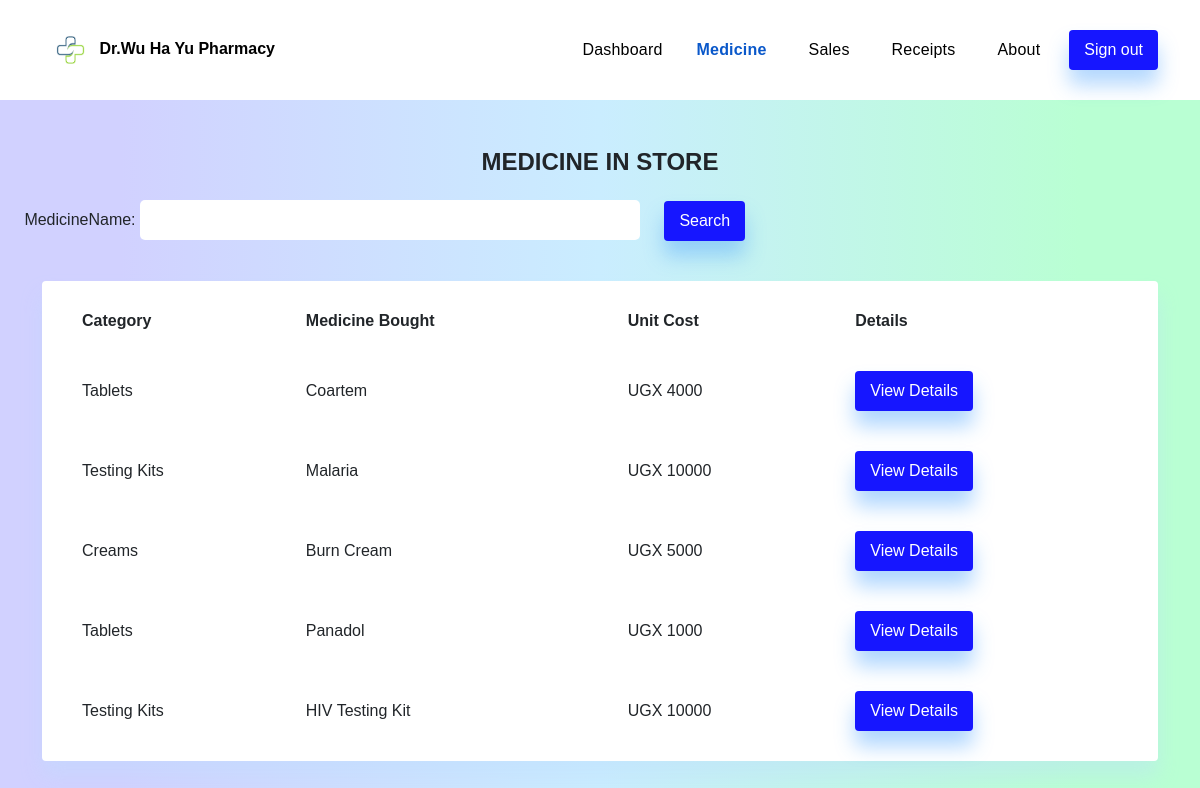
/medicine/, run on the app's committed database.
### pharmacyapp/models.py (models this page shows, shortened)
class Product(models.Model):
    categoryName = models.ForeignKey(Category, on_delete= models.CASCADE, null = True, blank = True)
    medicineName = models.CharField(max_length =50, null =True, blank =True)
    quantityinStore = models.IntegerField(default=0)
    receivedQuantity = models.IntegerField(default=0)
    quantitySold = models.IntegerField(default =0)
    cost = models.IntegerField(default =0)
    expiredQuantity = models.IntegerField(default =0)
    unitCost = models.IntegerField(default =0)
    expiryDate = models.DateField(null=True, blank=True)
    @property
    def expiredQuantity(self):
        if self.expiryDate < datetime.date.today():
            return self.quantityinStore
        else:
            return 0

class Category(models.Model):
    name = models.CharField(max_length = 50, null = True, blank = True)
    def __str__(self):
        return self.name

### pharmacyapp/views.py (the view)
# urls.py: path('medicine/', views.medicine, name='medicine'),
def medicine(request):
    products = Product.objects.all().order_by('-id')
    product_filters = Product_filter(request.GET,queryset = products)
    products = product_filters.qs
    return render(request, 'products/medicine.html', {'products':products, 'product_filters': product_filters})

### templates/products/medicine.html (shortened to what this page needs)
<!DOCTYPE html>
<html lang="en">
<head>
    <link rel="stylesheet" href="/static/css/styles.css">
    <link href="https://cdn.jsdelivr.net/npm/bootstrap@5.3.0-alpha3/dist/css/bootstrap.min.css" rel="stylesheet">
</head>
<body style="background-image: linear-gradient(to right, #d1d1ff 10%, #caedff 50%, #b9ffd3 90%);">
<nav class="navbar navbar-expand-lg">
    <div class="container">
      <a class="navbar-brand" href="{% url 'index' %}" style="font-size: 16px; font-weight: 800;"> <img src="/static/images/logo.png" height="46px" alt="Dr.Wu Ha Yu Logo"/>Dr.Wu Ha Yu Pharmacy </a>
        <div class="d-flex align-items-center">
          <a href="{% url 'index' %}"><button type="button" class="btn btn-link  me-2">Dashboard</button></a>
          <a href="{% url 'medicine' %}"><button type="button" class="btn btn-link active me-3" style="font-weight: 900;">
            Medicine
           </button></a>
          <a href="{% url 'sales' %}"><button type="button" class="btn btn-link me-3">
            Sales
           </button></a>
          <a href="{% url 'receipts' %}"><button type="button" class="btn btn-link me-3">
            Receipts
           </button></a>
          <a href="{% url 'about' %}"><button type="button" class="btn btn-link me-3">
            About
           </button></a>
           <a href="{% url 'logout' %}"><button class="btn-sign-out  my-2 mr-4 " type="submit" style="box-shadow: 0 15px 20px rgba(68, 157, 252, 0.4);">Sign out
           </button></a>
        </div>
    </div>
  </nav>
  <br><br>
    <div class="container">
      <div class="col-12">
        <h4 class="text-center" style="font-weight: bold;">MEDICINE IN STORE</h4>
        <div class="search-bar">
          <form class="medicine-form" method="GET" action="">
            {{product_filters.form}}
            <button class="btn-search  my-2 mr-4 " type="submit" style="box-shadow: 0 15px 20px rgba(68, 157, 252, 0.4);">Search</button>
          </form>
      </div><br><br><br><br>
         <div class="container" style="background-color: white; height: 100%; border-radius: 4px; box-shadow: 0 15px 20px rgba(187, 219, 253, 0.4);">
          <table class="total-sales-made table justify-content-center table-borderless" style="border-spacing: 20px 20px; border-collapse: separate; ">
            <thead>
              <tr>
                <th scope="col">Category</th>
                <th scope="col">Medicine Bought</th>
                <th scope="col">Unit Cost</th>
                <th scope="col">Details</th>
              </tr>
            </thead>
            <tbody>
              {% for product in products %}
              <tbody>
                <tr style="height: 60px; vertical-align: middle;">
                  <td>{{product.categoryName}}</td>
                  <td>{{product.medicineName}}</td>
                  <td>UGX {{product.unitCost}}</td>
                  <td>
                    <a href="{% url 'product_detail' product.id  %}"><input type="submit" value="View Details" class="btn-sell_item " style="box-shadow: 0 15px 20px rgba(56, 152, 255, 0.4);"/></a></td>
                  </tr>
              </tbody>
              {% endfor %}
            </tbody>
        </table>
         </div>
      </div>
  </div>
</body>
</html>

### pharmacyapp/static/css/styles.css (style rules this page uses)
* { margin: 0; padding: 0; font-family: 'Gilroy', sans-serif; font-size: 16px; }
.navbar { background-color: white; height: 100px; }
body img { opacity: 80%; }
.d-flex .btn { text-decoration: none; color: black; letter-spacing: 0.2px; }
.search-bar { position: absolute; top: 200px; right: 560px; }
.btn-search { border: none; background-color: #1616ff; border-radius: 4px; padding: 0 15px; height: 40px; margin-left: 300px; color: white; position: absolute; left: 340px; top: -7px; }
.btn-sign-out, .btn-sell_item, .btn-add-to-stock, .btn-add, .btn-buy, .btn-final-receipt { border: none; background-color: #1616ff; color: white; border-radius: 4px; padding: 0 15px; height: 40px; }
.search-bar .medicine-form input { border: none; border-radius: 5px; height: 40px; width: 500px; padding: 0 10px; }

### data on the page
Product: categoryName "Tablets", medicineName "Coartem", unitCost "4000"
Product: categoryName "Testing Kits", medicineName "Malaria", unitCost "10000"
Product: categoryName "Creams", medicineName "Burn Cream", unitCost "5000"
Product: categoryName "Tablets", medicineName "Panadol", unitCost "1000"
Product: categoryName "Testing Kits", medicineName "HIV Testing Kit", unitCost "10000"
